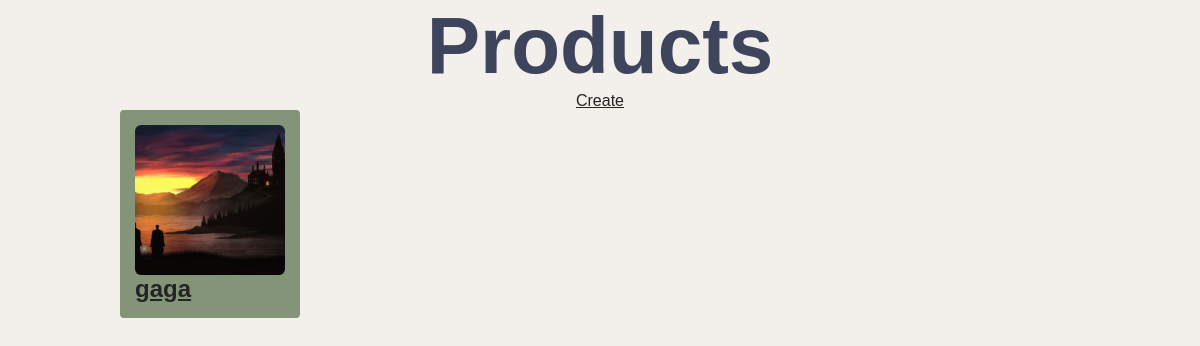
Before: /product/ with the older database file.
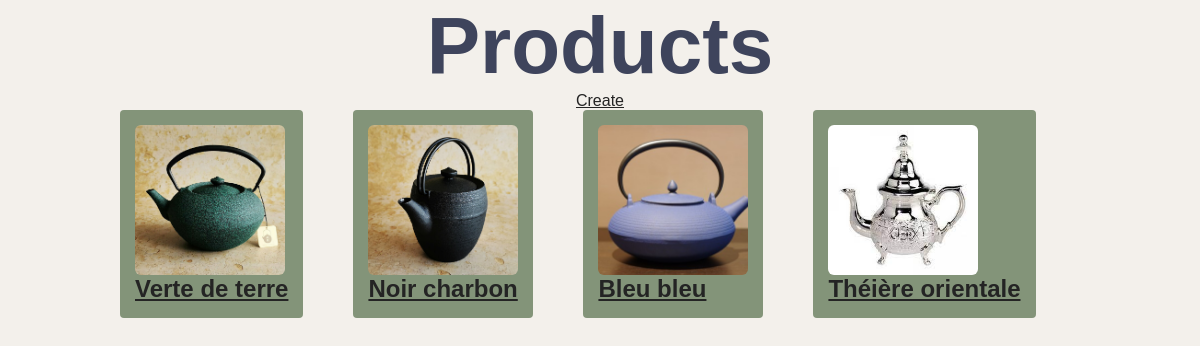
After: the same page with the newer database file.
### product/models.py (models this page shows, shortened)
class Item(models.Model):
    name = models.CharField(max_length=200)
    price = models.DecimalField(max_digits=5, decimal_places=2, null=True)
    stock = models.PositiveIntegerField( null=True)
    image = models.ImageField(upload_to='product/static/images/', null=True)

### product/views.py (the view)
# urls.py: path('', views.index, name='index')
def index (request):
    context = {}
    context['items'] = Item.objects.all()
    return render(request, 'product/index.html', context)

### product/templates/product/index.html
{% load static %}
<link rel="stylesheet" href="{% static 'style/style.css' %}">
<h1>Products</h1>
<div class="center">
    <a class="dark-color" href="/product/create">Create</a>
</div>
<div class="all-items">
    {% for item in items %}
        <a class="each-item" href="/product/show/{{item.id}}">
            <img class="img-all" src="/{{ item.image }}" alt="{{ item.name }}">
            <h2>{{ item.name }}</h2>
        </a>
    {% endfor %}
</div>

### product/static/style/style.css (style rules this page uses)
* { margin: 0; padding: 0; box-sizing: border-box; color: rgb(36, 36, 36); font-family: sans-serif; }
h1 { font-size: 80px; color: rgb(62, 68, 92); text-align: center; }
a { color: rgb(36, 36, 36); }
.center { text-align: center; margin: 0 auto; justify-content: center; justify-items: center; justify-self: center; align-items: center; }
.img-all { width: 150px; height: 150px; object-fit: cover; border-radius: 4%; }
.all-items { display: flex; gap: 50px; flex-wrap: wrap; }
.each-item { display: flex; flex-direction: column; padding: 15px; border-radius: 4px; background-color: rgb(131, 148, 121); }

Changed rows visible on the page:
removed Item: image (picture), name "gaga"
added Item: image (picture), name "Verte de terre"
added Item: image (picture), name "Noir charbon"
added Item: image (picture), name "Bleu bleu"
added Item: image (picture), name "Théière orientale"
